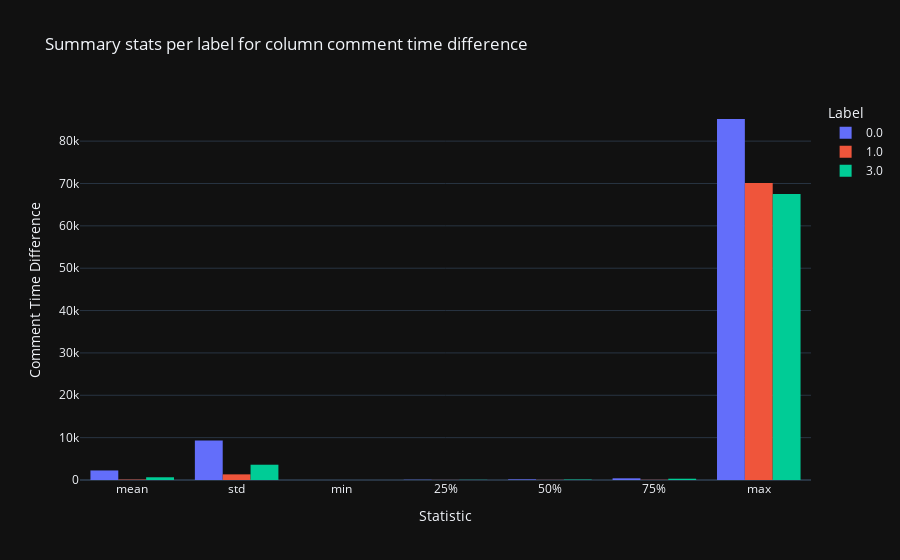

Notebook source saved alongside this figure:
### Markdown cell above
### 1.x Comment time difference FIND ALL THE OUTLIERS FOR EACH COLUMNS AND ADD A OUTLIER COLUMN FOR THE USERS

### Code cell
# Describing column for each label
sub_df, fig = df_main.describe_column_by_colcat('comment_time_difference')

print('Comment time diff: ')
display(sub_df.style.format('{:,}'))
fig

### Figure 1 — Plotly figure (JSON) as saved in the notebook; plotly's stock layout.template omitted (floating-point values rounded to 4 significant figures)
{"data": [{"alignmentgroup": "True", "bingroup": "x", "histfunc": "sum", "hovertemplate": "Label=0.0<br>Statistic=%{x}<br>sum of value=%{y}<extra></extra>", "legendgroup": "0.0", "marker": {"color": "#636efa", "pattern": {"shape": ""}}, "name": "0.0", "offsetgroup": "0.0", "orientation": "v", "showlegend": true, "type": "histogram", "x": ["mean", "std", "min", "25%", "50%", "75%", "max"], "xaxis": "x", "y": [2251, 9335, 4, 56, 144, 399, 85224], "yaxis": "y"}, {"alignmentgroup": "True", "bingroup": "x", "histfunc": "sum", "hovertemplate": "Label=1.0<br>Statistic=%{x}<br>sum of value=%{y}<extra></extra>", "legendgroup": "1.0", "marker": {"color": "#EF553B", "pattern": {"shape": ""}}, "name": "1.0", "offsetgroup": "1.0", "orientation": "v", "showlegend": true, "type": "histogram", "x": ["mean", "std", "min", "25%", "50%", "75%", "max"], "xaxis": "x", "y": [93, 1331, 4, 18, 25, 40, 70111], "yaxis": "y"}, {"alignmentgroup": "True", "bingroup": "x", "histfunc": "sum", "hovertemplate": "Label=3.0<br>Statistic=%{x}<br>sum of value=%{y}<extra></extra>", "legendgroup": "3.0", "marker": {"color": "#00cc96", "pattern": {"shape": ""}}, "name": "3.0", "offsetgroup": "3.0", "orientation": "v", "showlegend": true, "type": "histogram", "x": ["mean", "std", "min", "25%", "50%", "75%", "max"], "xaxis": "x", "y": [645, 3608, 6, 40, 103, 303, 67532], "yaxis": "y"}], "layout": {"barmode": "group", "legend": {"title": {"text": "Label"}, "tracegroupgap": 0}, "title": {"text": "Summary stats per label for column comment time difference"}, "xaxis": {"anchor": "y", "domain": [0, 1], "title": {"text": "Statistic"}}, "yaxis": {"anchor": "x", "domain": [0, 1], "title": {"text": "Comment Time Difference"}}}}
